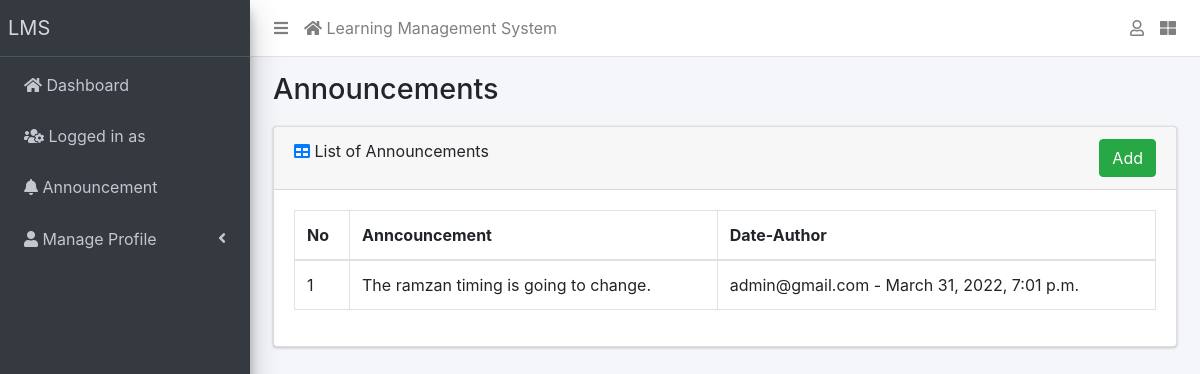
The page /announcement-list/ on the database its author committed.
### e_learn/models.py (models this page shows, shortened)
class Announcement(models.Model):
    user = models.ForeignKey(User, on_delete=models.CASCADE)
    description = models.TextField(_("Announcement"))
    created_on = models.DateTimeField(auto_now_add=True)
    updated_on = models.DateTimeField(auto_now=True)
    class Meta:
        verbose_name = 'Announcement'
        verbose_name_plural = 'Announcements'

class User(AbstractBaseUser, PermissionsMixin):
    email = models.EmailField(_("Email"), unique=True)
    username = models.CharField(_("Username"), max_length=100, blank=True, null=True)
    is_active = models.BooleanField(_("Is Active"), default=True)
    is_staff = models.BooleanField(_("Is Staff"), default=False)
    is_superuser = models.BooleanField(_("Is SuperUser"), default=False)
    is_admin = models.BooleanField(_("Is Admin "), default=False)
    is_instructor = models.BooleanField(_("Is Instructor"), default=False)
    is_student = models.BooleanField(_("Is Student"), default=False)
    date_joined = models.DateTimeField(_('date joined'), default=timezone.now)
    USERNAME_FIELD = 'email'
    objects = UserManager()
    REQUIRED_FIELDS = []
    class Meta:
        verbose_name = 'User'
        verbose_name_plural = 'Users'

### e_learn/views.py (the view)
# urls.py: path('announcement-list/', views.AnnouncementList.as_view(), name='announcement_list'),
class AnnouncementList(View):
    def get(self, request):
        announcements = Announcement.objects.all()
        context = {
            "announcements" : announcements
        }
        return render(request, 'e_learn/admin/announcement_list.html', context)

### e_learn/templates/e_learn/admin/announcement_list.html (shortened to what this page needs)
{% extends 'e_learn/base.html' %}
{% block title %}Announcements{% endblock title %}
{% block card_header %}
    <div class="card-header">
        <div>
            <i class="fas fa-table text-primary"></i>
            List of Announcements
            <a href="{% url 'announcement_create' %}" class="btn btn-success float-sm-right">Add</a>
        </div>
    </div>
{% endblock card_header %}
{% block content %}
<div class="table-responsive">
    <table class="table table-bordered" id="dataTable" width="100%" cellspacing="0">
        <thead>
        <tr>
            <th>No</th>
            <th>Anncouncement</th>
            <th>Date-Author</th>
        </tr>
        </thead>
        <tbody>
            {% for a in announcements %}
                <tr>
                    <td>{{forloop.counter}}</td>
                    <td>{{a.description}}</td>
                    <td>{{a.user.email}} - {{a.created_on}}</td>
                </tr>
            {% endfor %}
        </tbody>
    </table>
</div>
{% endblock content %}

### rows shown on the page
Announcement: description "The ramzan timing is going to change.", user.email "admin@gmail.com", created_on "March 31, 2022, 7:01 p.m."

### other values the page prints
{{ school_name | default:"LMS" }} "LMS"
